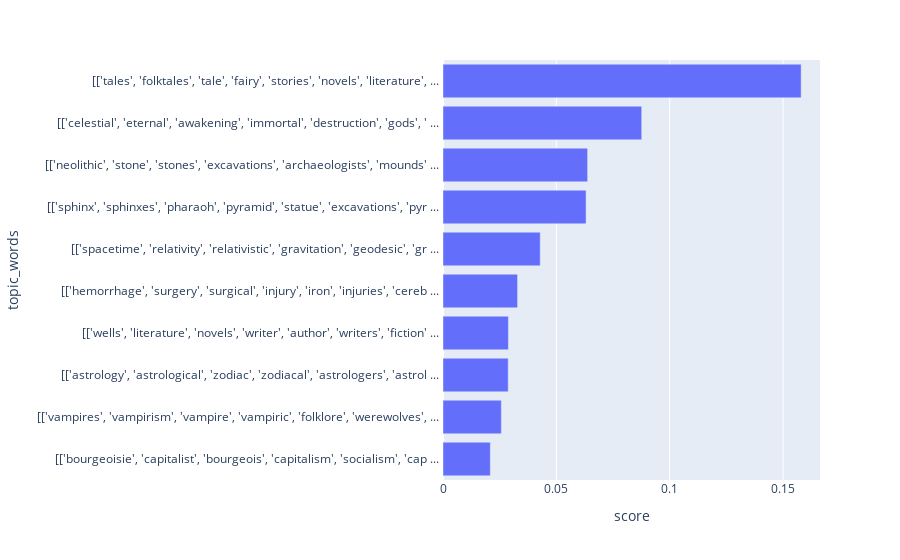

The code cell stored with this chart in its notebook:
### Code cell
# query 2: given a book, create a horizontal bar chart of that book's topic words
book_id = "001"
topic_probs_words = books[book_id]["topic_words"]
df = pd.DataFrame(topic_probs_words)
df = df.rename(columns={0: "score", 1: "topic_words"})
df.sort_values(by="score")
df = df.head(10)
df["small_topic"] = df["topic_words"].apply(lambda x: x[:75] + " ... ")

fig = px.bar(df, x="score", y="topic_words", orientation="h")
fig.update_layout(yaxis={"categoryorder": "total ascending"})
fig.update_yaxes(ticktext=df["small_topic"], tickvals=df["topic_words"])

fig.show()

### Figure 1 — Plotly figure (JSON) as saved in the notebook; plotly's stock layout.template omitted (floating-point values rounded to 4 significant figures)
{"data": [{"alignmentgroup": "True", "hovertemplate": "score=%{x}<br>topic_words=%{y}<extra></extra>", "legendgroup": "", "marker": {"color": "#636efa", "pattern": {"shape": ""}}, "name": "", "offsetgroup": "", "orientation": "h", "showlegend": false, "textposition": "auto", "type": "bar", "x": [0.158, 0.08766, 0.0638, 0.06311, 0.04289, 0.03289, 0.02885, 0.02877, 0.02573, 0.02087], "xaxis": "x", "y": ["[['tales', 'folktales', 'tale', 'fairy', 'stories', 'novels', 'literature', 'folklorists', 'books', 'literary']]", "[['celestial', 'eternal', 'awakening', 'immortal', 'destruction', 'gods', 'cosmos', 'destroy', 'realities', 'creation']]", "[['neolithic', 'stone', 'stones', 'excavations', 'archaeologists', 'mounds', 'archaeology', 'excavation', 'archaeological', 'sandstone']]", "[['sphinx', 'sphinxes', 'pharaoh', 'pyramid', 'statue', 'excavations', 'pyramids', 'ancient', 'statues', 'monuments']]", "[['spacetime', 'relativity', 'relativistic', 'gravitation', 'geodesic', 'gravity', 'curvature', 'gravitational', 'space', 'spacelike']]", "[['hemorrhage', 'surgery', 'surgical', 'injury', 'iron', 'injuries', 'cerebral', 'skull', 'accident', 'exploded']]", "[['wells', 'literature', 'novels', 'writer', 'author', 'writers', 'fiction', 'novel', 'literary', 'writing']]", "[['astrology', 'astrological', 'zodiac', 'zodiacal', 'astrologers', 'astrologer', 'constellations', 'constellation', 'astronomical', 'astronomy']]", "[['vampires', 'vampirism', 'vampire', 'vampiric', 'folklore', 'werewolves', 'supernatural', 'exorcism', 'werewolf', 'myths']]", "[['bourgeoisie', 'capitalist', 'bourgeois', 'capitalism', 'socialism', 'capitalists', 'socialist', 'proletariat', 'feudalism', 'communism']]"], "yaxis": "y"}], "layout": {"barmode": "relative", "legend": {"tracegroupgap": 0}, "margin": {"t": 60}, "xaxis": {"anchor": "y", "domain": [0, 1], "title": {"text": "score"}}, "yaxis": {"anchor": "x", "categoryorder": "total ascending", "domain": [0, 1], "ticktext": ["[['tales', 'folktales', 'tale', 'fairy', 'stories', 'novels', 'literature', ... ", "[['celestial', 'eternal', 'awakening', 'immortal', 'destruction', 'gods', ' ... ", "[['neolithic', 'stone', 'stones', 'excavations', 'archaeologists', 'mounds' ... ", "[['sphinx', 'sphinxes', 'pharaoh', 'pyramid', 'statue', 'excavations', 'pyr ... ", "[['spacetime', 'relativity', 'relativistic', 'gravitation', 'geodesic', 'gr ... ", "[['hemorrhage', 'surgery', 'surgical', 'injury', 'iron', 'injuries', 'cereb ... ", "[['wells', 'literature', 'novels', 'writer', 'author', 'writers', 'fiction' ... ", "[['astrology', 'astrological', 'zodiac', 'zodiacal', 'astrologers', 'astrol ... ", "[['vampires', 'vampirism', 'vampire', 'vampiric', 'folklore', 'werewolves', ... ", "[['bourgeoisie', 'capitalist', 'bourgeois', 'capitalism', 'socialism', 'cap ... "], "tickvals": ["[['tales', 'folktales', 'tale', 'fairy', 'stories', 'novels', 'literature', 'folklorists', 'books', 'literary']]", "[['celestial', 'eternal', 'awakening', 'immortal', 'destruction', 'gods', 'cosmos', 'destroy', 'realities', 'creation']]", "[['neolithic', 'stone', 'stones', 'excavations', 'archaeologists', 'mounds', 'archaeology', 'excavation', 'archaeological', 'sandstone']]", "[['sphinx', 'sphinxes', 'pharaoh', 'pyramid', 'statue', 'excavations', 'pyramids', 'ancient', 'statues', 'monuments']]", "[['spacetime', 'relativity', 'relativistic', 'gravitation', 'geodesic', 'gravity', 'curvature', 'gravitational', 'space', 'spacelike']]", "[['hemorrhage', 'surgery', 'surgical', 'injury', 'iron', 'injuries', 'cerebral', 'skull', 'accident', 'exploded']]", "[['wells', 'literature', 'novels', 'writer', 'author', 'writers', 'fiction', 'novel', 'literary', 'writing']]", "[['astrology', 'astrological', 'zodiac', 'zodiacal', 'astrologers', 'astrologer', 'constellations', 'constellation', 'astronomical', 'astronomy']]", "[['vampires', 'vampirism', 'vampire', 'vampiric', 'folklore', 'werewolves', 'supernatural', 'exorcism', 'werewolf', 'myths']]", "[['bourgeoisie', 'capitalist', 'bourgeois', 'capitalism', 'socialism', 'capitalists', 'socialist', 'proletariat', 'feudalism', 'communism']]"], "title": {"text": "topic_words"}}}}
